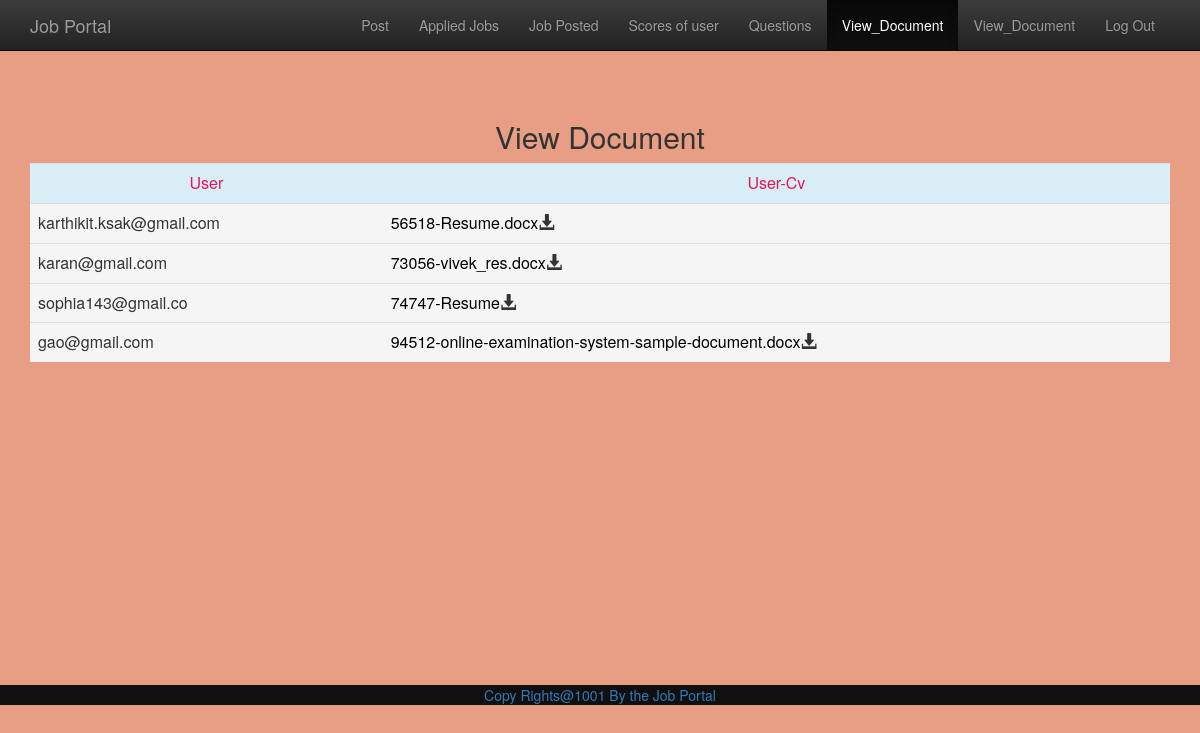
The app's page /documet.php with its own data.
### tables this page shows
CREATE TABLE IF NOT EXISTS `user` (
  `id` int(100) NOT NULL AUTO_INCREMENT,
  `fname` varchar(200) NOT NULL,
  `mname` varchar(200) NOT NULL,
  `lname` varchar(200) NOT NULL,
  `email` varchar(200) NOT NULL,
  `pwd` varchar(200) NOT NULL,
  `dob` date NOT NULL,
  `addr` varchar(200) NOT NULL,
  `inst` varchar(200) NOT NULL,
  `coname` varchar(200) NOT NULL,
  `cgpa` float(20,2) NOT NULL,
  `mobile` varchar(100) NOT NULL,
  `gender` varchar(200) NOT NULL,
  `lang` varchar(200) NOT NULL,
  `country` varchar(100) NOT NULL,
  `cv` varchar(200) NOT NULL,
  `pic` varchar(100) NOT NULL,
  PRIMARY KEY (`id`)
);

### documet.php (the view, shortened to what this page needs)
<html>
<head>
<link rel="stylesheet" text="text/css" href="css/bootstrap.min.css">
<link rel="stylesheet" text="text/css" href="css/bootstrap-theme.min.css">
<link rel="stylesheet" text="text/css" href="css/style.css">
</head>
<body  style="background:#E79E85;">
<nav class="navbar navbar-inverse navbar-fixed-top" id="my-navbar">
<div class="container">
<div class="nav-header logo">
<a href="index.php" class="navbar-brand pull-left">Job Portal</a>
</div>
<div class="collapse navbar-collapse menu">
<ul class="nav navbar-nav pull-right" >
<li><a href="Post.php">Post</a></li>
<li ><a href="jobs.php">Applied Jobs</a></li>
<li><a href="posted.php">Job Posted</a></li>
<li><a href="score.php">Scores of user</a></li>
<li><a href="gen.php">Questions</a></li>
<li class="active"><a href="documet.php">View_Document</a></li><li ><a href="document.php">View_Document</a></li>
<li><a href="alogout.php">Log Out</a></li>
</ul>
</div>
</div>
</nav>
<div class="container" style="margin-top:100px;">
<h2 class="text-center">View Document</h2>
<table class="table table-responsive">
<tr class="info text-center"style="color:#E41655;	">
<td>
User
</td>
<td>
User-Cv
</td>
</tr>
<?php
		$ins="select * from user";
		$res=mysql_query($ins) or die(mysql_error());
		while($row=mysql_fetch_array($res))
		{
			echo "<tr class='active text-justify '>";
			echo "<td>";
			echo $row['email']."<br/>";
			?>
			</td>
			<td>
			<a href="doc/<?php echo $row['cv'];?>" style="color:#000;"><?php echo $row['cv'];?></a><span class="glyphicon glyphicon-download-alt"></span>
			</td>
			</tr>
			<?php
		}
?>
</table>
</div>
<div class="footer text-center bill" style="margin-top:303px;">
<a href="index.php">Copy Rights@1001 <span>By the Job Portal</span></a>
</div>
</body>
</html>

### css/style.css (style rules this page uses)
.bill { background-color:#101010 !important; }

### records on screen
user: email "karthikit.ksak@gmail.com", cv "56518-Resume.docx"
user: email "karan@gmail.com", cv "73056-vivek_res.docx"
user: email "sophia143@gmail.co", cv "74747-Resume"
user: email "gao@gmail.com", cv "94512-online-examination-system-sample-document.docx"
